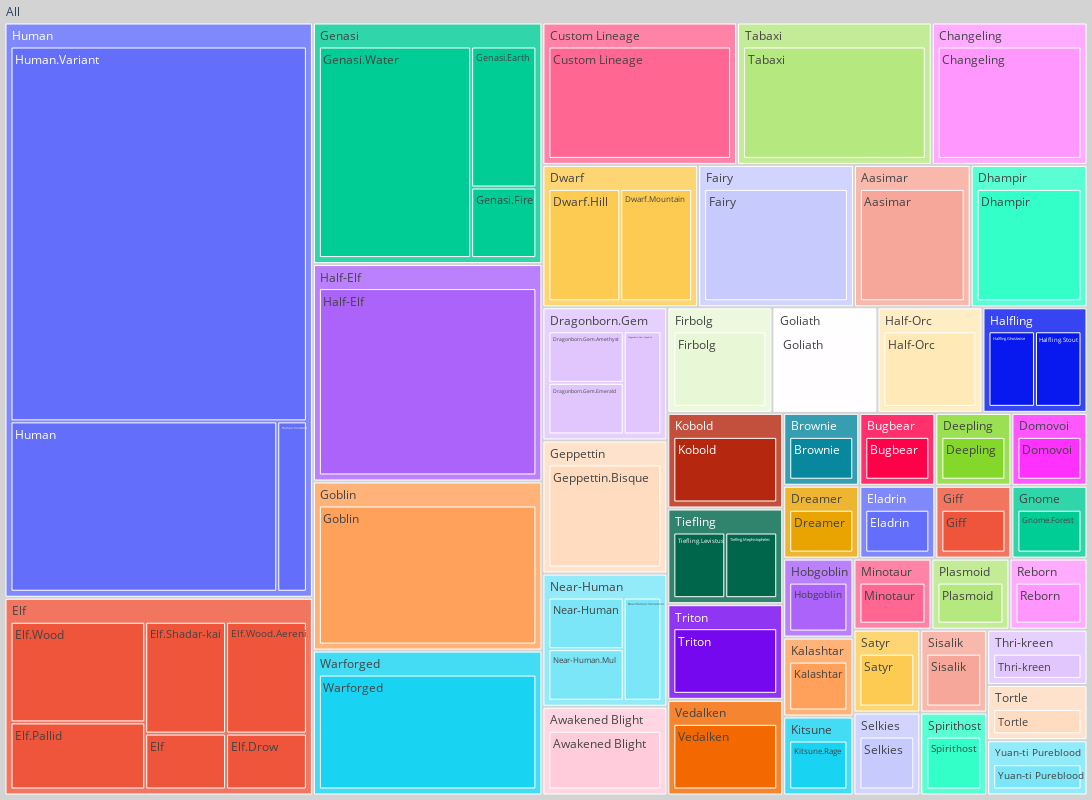

This figure's notebook cell:
### Code cell
Display_Race(["Race", "Tag3", "Count"])

### Figure 1 — Plotly figure (JSON) as saved in the notebook; plotly's stock layout.template omitted (floating-point values rounded to 4 significant figures; data arrays with more than 128 entries replaced by an {"elided": "..."} marker saying what was removed)
{"data": [{"branchvalues": "total", "domain": {"x": [0, 1], "y": [0, 1]}, "hovertemplate": "labels=%{label}<br>Count=%{value}<br>parent=%{parent}<br>id=%{id}<extra></extra>", "ids": {"elided": "567 str values"}, "labels": {"elided": "567 str values"}, "name": "", "parents": {"elided": "567 str values"}, "values": {"elided": "567 int values"}, "type": "treemap", "root": {"color": "lightgrey"}}], "layout": {"legend": {"tracegroupgap": 0}, "margin": {"t": 0, "l": 0, "r": 0, "b": 0}, "autosize": false, "width": 1100, "height": 800}}
